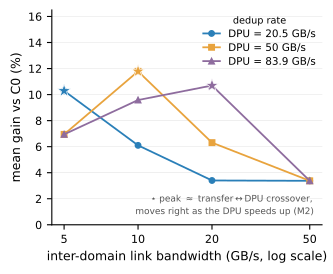

Write the Python code that produced this figure.
#!/usr/bin/env python3
# fig_bandwidth_bridge_v2.py -- Fig 5 redesign: markers, sequential
# blues (ordered DPU rate), direct peak labels (no legend), starred
# crossovers. No theory curve (M3: no closed form predicts cycles;
# kappa regime-dependent) and no global regime shading (crossover is
# per-line). Anchors: Table V cells, verified 2026-07-15.
import csv, statistics as st
from collections import defaultdict
import fig_style
fig_style.apply()
import matplotlib.pyplot as plt

CSV = "sensitivity_gpd8_results.csv"
OUT = "fig_bandwidth_bridge_v7.pdf"
BWS  = [5, 10, 20, 50]
DPUS = [(20500, fig_style.CARTS_BLUE, "o", "DPU = 20.5 GB/s"),
        (50000, "#E8A33D", "s", "DPU = 50 GB/s"),
        (83900, "#8E6C9E", "^", "DPU = 83.9 GB/s")]
LOCK = {(5,20500):10.3,(5,50000):6.9,(5,83900):6.9,
 (10,20500):6.1,(10,50000):11.8,(10,83900):9.6,
 (20,20500):3.4,(20,50000):6.3,(20,83900):10.7,
 (50,20500):3.4,(50,50000):3.4,(50,83900):3.4}
TOL = 0.05
PEAK = {20500: 5, 50000: 10, 83900: 20}
LBLOFF = {20500: (14, 16), 50000: (10, 8), 83900: (10, 8)}

d = defaultdict(list)
for r in csv.DictReader(open(CSV)):
    d[(int(r["bw_gbs"]), int(r["dpu_bytes_per_us"]))].append(float(r["new_vs_c0"]))
mean = {k: st.mean(v) for k, v in d.items()}
for k, e in LOCK.items():
    assert len(d[k]) == 6 and abs(mean[k] - e) <= TOL, "anchor fail %s" % (k,)
print("all anchors verified -- plotting")

fig, ax = plt.subplots(figsize=(3.5, 2.8))
for dpu, col, mk, lbl in DPUS:
    y = [mean[(b, dpu)] for b in BWS]
    ax.plot(BWS, y, marker=mk, markersize=4, linewidth=1.3,
            color=col, zorder=3, label=lbl)
    pk = PEAK[dpu]
    ax.plot([pk], [mean[(pk, dpu)]], marker="*", markersize=10,
            color=col, markeredgecolor="white", markeredgewidth=0.5,
            zorder=4)
ax.set_xscale("log")
ax.set_xticks(BWS); ax.set_xticklabels(["5", "10", "20", "50"])
ax.minorticks_off()
ax.set_xlabel("inter-domain link bandwidth (GB/s, log scale)")
ax.set_ylabel("mean gain vs C0 (%)")
ax.set_ylim(0, 16.5)
ax.legend(loc="upper right", title="dedup rate", title_fontsize=7,
          borderaxespad=0.2, handlelength=1.6, labelspacing=0.3)
ax.annotate("$\\star$ peak $\\approx$ transfer$\\leftrightarrow$DPU crossover,\n"
            "moves right as the DPU speeds up (M2)",
            xy=(0.97, 0.05), xycoords="axes fraction",
            ha="right", fontsize=6.5, color="#555555")
fig.savefig(OUT)
print("wrote", OUT)
